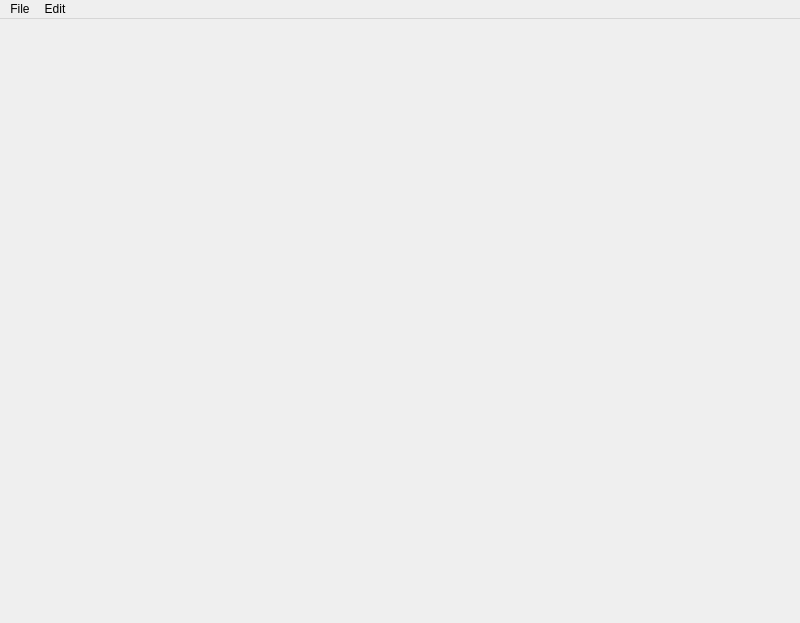
<?xml version="1.0" encoding="UTF-8"?>
<ui version="4.0">
 <class>MainWindowClass</class>
 <widget class="QMainWindow" name="MainWindowClass">
  <property name="geometry">
   <rect>
    <x>0</x>
    <y>0</y>
    <width>800</width>
    <height>623</height>
   </rect>
  </property>
  <property name="minimumSize">
   <size>
    <width>800</width>
    <height>623</height>
   </size>
  </property>
  <property name="maximumSize">
   <size>
    <width>800</width>
    <height>623</height>
   </size>
  </property>
  <property name="windowTitle">
   <string>Blade Master</string>
  </property>
  <widget class="QWidget" name="centralWidget"/>
  <widget class="QMenuBar" name="menuBar">
   <property name="geometry">
    <rect>
     <x>0</x>
     <y>0</y>
     <width>800</width>
     <height>23</height>
    </rect>
   </property>
   <widget class="QMenu" name="menuFile">
    <property name="title">
     <string>File</string>
    </property>
   </widget>
   <widget class="QMenu" name="menuEdit">
    <property name="title">
     <string>Edit</string>
    </property>
   </widget>
   <addaction name="menuFile"/>
   <addaction name="menuEdit"/>
  </widget>
 </widget>
 <layoutdefault spacing="6" margin="11"/>
 <resources>
  <include location="../Resources/TestApp.qrc"/>
 </resources>
 <connections/>
</ui>
